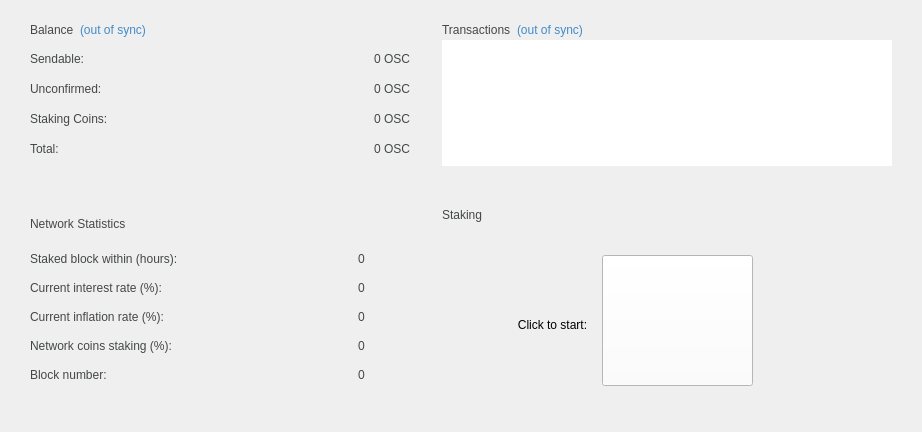
<?xml version="1.0" encoding="UTF-8"?>
<ui version="4.0">
 <class>OverviewPage</class>
 <widget class="QWidget" name="OverviewPage">
  <property name="geometry">
   <rect>
    <x>0</x>
    <y>0</y>
    <width>922</width>
    <height>432</height>
   </rect>
  </property>
  <property name="windowTitle">
   <string>Form</string>
  </property>
  <property name="windowOpacity">
   <double>1.000000000000000</double>
  </property>
  <property name="layoutDirection">
   <enum>Qt::LeftToRight</enum>
  </property>
  <property name="autoFillBackground">
   <bool>false</bool>
  </property>
  <layout class="QGridLayout" name="gridLayout">
   <property name="leftMargin">
    <number>0</number>
   </property>
   <property name="topMargin">
    <number>0</number>
   </property>
   <property name="rightMargin">
    <number>0</number>
   </property>
   <property name="bottomMargin">
    <number>0</number>
   </property>
   <property name="spacing">
    <number>0</number>
   </property>
   <item row="0" column="0">
    <layout class="QFormLayout" name="formLayout_4">
     <property name="sizeConstraint">
      <enum>QLayout::SetDefaultConstraint</enum>
     </property>
     <property name="fieldGrowthPolicy">
      <enum>QFormLayout::AllNonFixedFieldsGrow</enum>
     </property>
     <property name="formAlignment">
      <set>Qt::AlignLeading|Qt::AlignLeft|Qt::AlignTop</set>
     </property>
     <property name="horizontalSpacing">
      <number>0</number>
     </property>
     <property name="verticalSpacing">
      <number>0</number>
     </property>
     <property name="leftMargin">
      <number>30</number>
     </property>
     <property name="topMargin">
      <number>20</number>
     </property>
     <property name="rightMargin">
      <number>10</number>
     </property>
     <property name="bottomMargin">
      <number>0</number>
     </property>
     <item row="0" column="0">
      <widget class="QFrame" name="frame">
       <property name="sizePolicy">
        <sizepolicy hsizetype="Preferred" vsizetype="Fixed">
         <horstretch>0</horstretch>
         <verstretch>0</verstretch>
        </sizepolicy>
       </property>
       <property name="minimumSize">
        <size>
         <width>0</width>
         <height>0</height>
        </size>
       </property>
       <property name="maximumSize">
        <size>
         <width>450</width>
         <height>185</height>
        </size>
       </property>
       <property name="layoutDirection">
        <enum>Qt::LeftToRight</enum>
       </property>
       <property name="frameShape">
        <enum>QFrame::NoFrame</enum>
       </property>
       <property name="frameShadow">
        <enum>QFrame::Raised</enum>
       </property>
       <layout class="QVBoxLayout" name="verticalLayout_4" stretch="0,0,0">
        <property name="spacing">
         <number>12</number>
        </property>
        <property name="leftMargin">
         <number>0</number>
        </property>
        <property name="topMargin">
         <number>0</number>
        </property>
        <property name="rightMargin">
         <number>0</number>
        </property>
        <property name="bottomMargin">
         <number>0</number>
        </property>
        <item>
         <layout class="QHBoxLayout" name="horizontalLayout_4">
          <property name="spacing">
           <number>6</number>
          </property>
          <property name="leftMargin">
           <number>0</number>
          </property>
          <property name="topMargin">
           <number>0</number>
          </property>
          <item>
           <widget class="QLabel" name="labelBalance">
            <property name="styleSheet">
             <string notr="true">QLabel {color: #444748}</string>
            </property>
            <property name="text">
             <string>Balance</string>
            </property>
           </widget>
          </item>
          <item>
           <widget class="QLabel" name="labelWalletStatus">
            <property name="toolTip">
             <string>The displayed information may be out of date. Your wallet automatically synchronizes with the OSCoin network after a connection is established, but this process has not completed yet.</string>
            </property>
            <property name="styleSheet">
             <string notr="true">QLabel { color: #418BCA; }</string>
            </property>
            <property name="text">
             <string notr="true">(out of sync)</string>
            </property>
           </widget>
          </item>
          <item>
           <spacer name="horizontalSpacer_2">
            <property name="orientation">
             <enum>Qt::Horizontal</enum>
            </property>
            <property name="sizeHint" stdset="0">
             <size>
              <width>40</width>
              <height>20</height>
             </size>
            </property>
           </spacer>
          </item>
         </layout>
        </item>
        <item>
         <layout class="QFormLayout" name="formLayout_2">
          <property name="sizeConstraint">
           <enum>QLayout::SetDefaultConstraint</enum>
          </property>
          <property name="fieldGrowthPolicy">
           <enum>QFormLayout::FieldsStayAtSizeHint</enum>
          </property>
          <property name="labelAlignment">
           <set>Qt::AlignLeading</set>
          </property>
          <property name="formAlignment">
           <set>Qt::AlignLeading|Qt::AlignLeft|Qt::AlignTop</set>
          </property>
          <property name="horizontalSpacing">
           <number>70</number>
          </property>
          <property name="verticalSpacing">
           <number>16</number>
          </property>
          <property name="leftMargin">
           <number>0</number>
          </property>
          <property name="topMargin">
           <number>0</number>
          </property>
          <property name="rightMargin">
           <number>0</number>
          </property>
          <item row="0" column="0">
           <widget class="QLabel" name="labelSpendableText">
            <property name="minimumSize">
             <size>
              <width>130</width>
              <height>0</height>
             </size>
            </property>
            <property name="toolTip">
             <string>Your current spendable balance</string>
            </property>
            <property name="layoutDirection">
             <enum>Qt::LeftToRight</enum>
            </property>
            <property name="styleSheet">
             <string notr="true">QLabel {color: #444748}</string>
            </property>
            <property name="text">
             <string>Sendable:</string>
            </property>
           </widget>
          </item>
          <item row="0" column="1">
           <widget class="QLabel" name="labelSpendable">
            <property name="sizePolicy">
             <sizepolicy hsizetype="Preferred" vsizetype="Preferred">
              <horstretch>0</horstretch>
              <verstretch>0</verstretch>
             </sizepolicy>
            </property>
            <property name="minimumSize">
             <size>
              <width>180</width>
              <height>0</height>
             </size>
            </property>
            <property name="maximumSize">
             <size>
              <width>180</width>
              <height>16777215</height>
             </size>
            </property>
            <property name="cursor">
             <cursorShape>IBeamCursor</cursorShape>
            </property>
            <property name="toolTip">
             <string/>
            </property>
            <property name="layoutDirection">
             <enum>Qt::LeftToRight</enum>
            </property>
            <property name="styleSheet">
             <string notr="true">QLabel {color: #444748}</string>
            </property>
            <property name="text">
             <string notr="true">0 OSC</string>
            </property>
            <property name="alignment">
             <set>Qt::AlignBottom|Qt::AlignRight|Qt::AlignTrailing</set>
            </property>
            <property name="textInteractionFlags">
             <set>Qt::LinksAccessibleByMouse|Qt::TextSelectableByKeyboard|Qt::TextSelectableByMouse</set>
            </property>
           </widget>
          </item>
          <item row="1" column="0">
           <widget class="QLabel" name="labelUnconfirmedText">
            <property name="sizePolicy">
             <sizepolicy hsizetype="Preferred" vsizetype="Preferred">
              <horstretch>0</horstretch>
              <verstretch>0</verstretch>
             </sizepolicy>
            </property>
            <property name="minimumSize">
             <size>
              <width>130</width>
              <height>0</height>
             </size>
            </property>
            <property name="maximumSize">
             <size>
              <width>16777215</width>
              <height>16777215</height>
             </size>
            </property>
            <property name="toolTip">
             <string>Total of transactions that have yet to be confirmed, and do not yet count toward the current balance</string>
            </property>
            <property name="styleSheet">
             <string notr="true">QLabel {color: #444748}</string>
            </property>
            <property name="text">
             <string>Unconfirmed:</string>
            </property>
           </widget>
          </item>
          <item row="1" column="1">
           <widget class="QLabel" name="labelUnconfirmed">
            <property name="minimumSize">
             <size>
              <width>180</width>
              <height>0</height>
             </size>
            </property>
            <property name="maximumSize">
             <size>
              <width>180</width>
              <height>16777215</height>
             </size>
            </property>
            <property name="cursor">
             <cursorShape>IBeamCursor</cursorShape>
            </property>
            <property name="toolTip">
             <string/>
            </property>
            <property name="layoutDirection">
             <enum>Qt::LeftToRight</enum>
            </property>
            <property name="styleSheet">
             <string notr="true">QLabel {color: #444748}</string>
            </property>
            <property name="text">
             <string notr="true">0 OSC</string>
            </property>
            <property name="alignment">
             <set>Qt::AlignBottom|Qt::AlignRight|Qt::AlignTrailing</set>
            </property>
            <property name="textInteractionFlags">
             <set>Qt::LinksAccessibleByMouse|Qt::TextSelectableByKeyboard|Qt::TextSelectableByMouse</set>
            </property>
           </widget>
          </item>
          <item row="2" column="0">
           <widget class="QLabel" name="labelStakeText">
            <property name="sizePolicy">
             <sizepolicy hsizetype="Preferred" vsizetype="Preferred">
              <horstretch>0</horstretch>
              <verstretch>0</verstretch>
             </sizepolicy>
            </property>
            <property name="minimumSize">
             <size>
              <width>130</width>
              <height>0</height>
             </size>
            </property>
            <property name="maximumSize">
             <size>
              <width>16777215</width>
              <height>16777215</height>
             </size>
            </property>
            <property name="toolTip">
             <string>Total of transactions that have yet to be confirmed, and do not yet count toward the current balance</string>
            </property>
            <property name="styleSheet">
             <string notr="true">QLabel {color: #444748}</string>
            </property>
            <property name="text">
             <string>Staking Coins:</string>
            </property>
           </widget>
          </item>
          <item row="2" column="1">
           <widget class="QLabel" name="labelStake">
            <property name="minimumSize">
             <size>
              <width>180</width>
              <height>0</height>
             </size>
            </property>
            <property name="maximumSize">
             <size>
              <width>180</width>
              <height>16777215</height>
             </size>
            </property>
            <property name="cursor">
             <cursorShape>IBeamCursor</cursorShape>
            </property>
            <property name="toolTip">
             <string/>
            </property>
            <property name="layoutDirection">
             <enum>Qt::LeftToRight</enum>
            </property>
            <property name="styleSheet">
             <string notr="true">QLabel {color: #444748}</string>
            </property>
            <property name="text">
             <string notr="true">0 OSC</string>
            </property>
            <property name="alignment">
             <set>Qt::AlignBottom|Qt::AlignRight|Qt::AlignTrailing</set>
            </property>
            <property name="textInteractionFlags">
             <set>Qt::LinksAccessibleByMouse|Qt::TextSelectableByKeyboard|Qt::TextSelectableByMouse</set>
            </property>
           </widget>
          </item>
          <item row="3" column="0">
           <widget class="QLabel" name="labelTotalText">
            <property name="minimumSize">
             <size>
              <width>130</width>
              <height>0</height>
             </size>
            </property>
            <property name="toolTip">
             <string>Your current total balance</string>
            </property>
            <property name="styleSheet">
             <string notr="true">QLabel {color: #444748}</string>
            </property>
            <property name="text">
             <string>Total:</string>
            </property>
           </widget>
          </item>
          <item row="3" column="1">
           <widget class="QLabel" name="labelTotal">
            <property name="minimumSize">
             <size>
              <width>180</width>
              <height>0</height>
             </size>
            </property>
            <property name="maximumSize">
             <size>
              <width>180</width>
              <height>16777215</height>
             </size>
            </property>
            <property name="cursor">
             <cursorShape>IBeamCursor</cursorShape>
            </property>
            <property name="toolTip">
             <string/>
            </property>
            <property name="layoutDirection">
             <enum>Qt::LeftToRight</enum>
            </property>
            <property name="styleSheet">
             <string notr="true">QLabel {color: #444748}</string>
            </property>
            <property name="text">
             <string notr="true">0 OSC</string>
            </property>
            <property name="alignment">
             <set>Qt::AlignBottom|Qt::AlignRight|Qt::AlignTrailing</set>
            </property>
            <property name="textInteractionFlags">
             <set>Qt::LinksAccessibleByMouse|Qt::TextSelectableByKeyboard|Qt::TextSelectableByMouse</set>
            </property>
           </widget>
          </item>
         </layout>
        </item>
        <item>
         <spacer name="verticalSpacer">
          <property name="orientation">
           <enum>Qt::Vertical</enum>
          </property>
          <property name="sizeHint" stdset="0">
           <size>
            <width>20</width>
            <height>40</height>
           </size>
          </property>
         </spacer>
        </item>
       </layout>
      </widget>
     </item>
    </layout>
   </item>
   <item row="1" column="0">
    <layout class="QFormLayout" name="formLayout_6">
     <property name="fieldGrowthPolicy">
      <enum>QFormLayout::AllNonFixedFieldsGrow</enum>
     </property>
     <property name="formAlignment">
      <set>Qt::AlignLeading|Qt::AlignLeft|Qt::AlignTop</set>
     </property>
     <property name="horizontalSpacing">
      <number>0</number>
     </property>
     <property name="verticalSpacing">
      <number>0</number>
     </property>
     <property name="leftMargin">
      <number>30</number>
     </property>
     <property name="topMargin">
      <number>0</number>
     </property>
     <item row="0" column="1">
      <widget class="QFrame" name="frame_4">
       <property name="sizePolicy">
        <sizepolicy hsizetype="Preferred" vsizetype="MinimumExpanding">
         <horstretch>0</horstretch>
         <verstretch>0</verstretch>
        </sizepolicy>
       </property>
       <property name="minimumSize">
        <size>
         <width>0</width>
         <height>0</height>
        </size>
       </property>
       <property name="maximumSize">
        <size>
         <width>400</width>
         <height>319</height>
        </size>
       </property>
       <property name="layoutDirection">
        <enum>Qt::LeftToRight</enum>
       </property>
       <property name="frameShape">
        <enum>QFrame::NoFrame</enum>
       </property>
       <property name="frameShadow">
        <enum>QFrame::Raised</enum>
       </property>
       <layout class="QVBoxLayout" name="verticalLayout_5" stretch="0">
        <property name="spacing">
         <number>12</number>
        </property>
        <property name="leftMargin">
         <number>0</number>
        </property>
        <property name="topMargin">
         <number>0</number>
        </property>
        <property name="rightMargin">
         <number>0</number>
        </property>
        <property name="bottomMargin">
         <number>0</number>
        </property>
        <item>
         <layout class="QHBoxLayout" name="horizontalLayout_5">
          <property name="spacing">
           <number>6</number>
          </property>
          <property name="leftMargin">
           <number>0</number>
          </property>
          <property name="topMargin">
           <number>0</number>
          </property>
          <item>
           <widget class="QLabel" name="labelNetwork">
            <property name="styleSheet">
             <string notr="true">QLabel {color: #444748}</string>
            </property>
            <property name="text">
             <string>Network Statistics</string>
            </property>
           </widget>
          </item>
          <item>
           <spacer name="horizontalSpacer_3">
            <property name="orientation">
             <enum>Qt::Horizontal</enum>
            </property>
            <property name="sizeHint" stdset="0">
             <size>
              <width>40</width>
              <height>20</height>
             </size>
            </property>
           </spacer>
          </item>
         </layout>
        </item>
       </layout>
      </widget>
     </item>
     <item row="2" column="1">
      <spacer name="verticalSpacer_4">
       <property name="orientation">
        <enum>Qt::Vertical</enum>
       </property>
       <property name="sizeHint" stdset="0">
        <size>
         <width>20</width>
         <height>40</height>
        </size>
       </property>
      </spacer>
     </item>
     <item row="1" column="1">
      <layout class="QFormLayout" name="formLayout_3">
       <property name="sizeConstraint">
        <enum>QLayout::SetDefaultConstraint</enum>
       </property>
       <property name="fieldGrowthPolicy">
        <enum>QFormLayout::FieldsStayAtSizeHint</enum>
       </property>
       <property name="labelAlignment">
        <set>Qt::AlignLeading</set>
       </property>
       <property name="formAlignment">
        <set>Qt::AlignLeading|Qt::AlignLeft|Qt::AlignTop</set>
       </property>
       <property name="horizontalSpacing">
        <number>90</number>
       </property>
       <property name="verticalSpacing">
        <number>15</number>
       </property>
       <property name="leftMargin">
        <number>0</number>
       </property>
       <property name="topMargin">
        <number>10</number>
       </property>
       <property name="rightMargin">
        <number>0</number>
       </property>
       <property name="bottomMargin">
        <number>10</number>
       </property>
       <item row="0" column="0">
        <widget class="QLabel" name="stakeRateText">
         <property name="minimumSize">
          <size>
           <width>130</width>
           <height>0</height>
          </size>
         </property>
         <property name="layoutDirection">
          <enum>Qt::LeftToRight</enum>
         </property>
         <property name="styleSheet">
          <string notr="true">QLabel {color: #444748}</string>
         </property>
         <property name="text">
          <string>Staked block within (hours):</string>
         </property>
        </widget>
       </item>
       <item row="0" column="1">
        <widget class="QLabel" name="stakeRate">
         <property name="sizePolicy">
          <sizepolicy hsizetype="Preferred" vsizetype="Preferred">
           <horstretch>0</horstretch>
           <verstretch>0</verstretch>
          </sizepolicy>
         </property>
         <property name="minimumSize">
          <size>
           <width>100</width>
           <height>0</height>
          </size>
         </property>
         <property name="maximumSize">
          <size>
           <width>100</width>
           <height>16777215</height>
          </size>
         </property>
         <property name="cursor">
          <cursorShape>IBeamCursor</cursorShape>
         </property>
         <property name="toolTip">
          <string/>
         </property>
         <property name="layoutDirection">
          <enum>Qt::LeftToRight</enum>
         </property>
         <property name="styleSheet">
          <string notr="true">QLabel {color: #444748}</string>
         </property>
         <property name="text">
          <string notr="true">0 </string>
         </property>
         <property name="alignment">
          <set>Qt::AlignBottom|Qt::AlignRight|Qt::AlignTrailing</set>
         </property>
         <property name="textInteractionFlags">
          <set>Qt::LinksAccessibleByMouse|Qt::TextSelectableByKeyboard|Qt::TextSelectableByMouse</set>
         </property>
        </widget>
       </item>
       <item row="1" column="0">
        <widget class="QLabel" name="interestRateText">
         <property name="minimumSize">
          <size>
           <width>130</width>
           <height>0</height>
          </size>
         </property>
         <property name="layoutDirection">
          <enum>Qt::LeftToRight</enum>
         </property>
         <property name="styleSheet">
          <string notr="true">QLabel {color: #444748}</string>
         </property>
         <property name="text">
          <string>Current interest rate (%):</string>
         </property>
        </widget>
       </item>
       <item row="1" column="1">
        <widget class="QLabel" name="interestRate">
         <property name="minimumSize">
          <size>
           <width>100</width>
           <height>0</height>
          </size>
         </property>
         <property name="maximumSize">
          <size>
           <width>100</width>
           <height>16777215</height>
          </size>
         </property>
         <property name="cursor">
          <cursorShape>IBeamCursor</cursorShape>
         </property>
         <property name="toolTip">
          <string/>
         </property>
         <property name="layoutDirection">
          <enum>Qt::LeftToRight</enum>
         </property>
         <property name="styleSheet">
          <string notr="true">QLabel {color: #444748}</string>
         </property>
         <property name="text">
          <string notr="true">0 </string>
         </property>
         <property name="alignment">
          <set>Qt::AlignBottom|Qt::AlignRight|Qt::AlignTrailing</set>
         </property>
         <property name="textInteractionFlags">
          <set>Qt::LinksAccessibleByMouse|Qt::TextSelectableByKeyboard|Qt::TextSelectableByMouse</set>
         </property>
        </widget>
       </item>
       <item row="2" column="0">
        <widget class="QLabel" name="inflationRateText">
         <property name="sizePolicy">
          <sizepolicy hsizetype="Preferred" vsizetype="Preferred">
           <horstretch>0</horstretch>
           <verstretch>0</verstretch>
          </sizepolicy>
         </property>
         <property name="minimumSize">
          <size>
           <width>130</width>
           <height>0</height>
          </size>
         </property>
         <property name="maximumSize">
          <size>
           <width>16777215</width>
           <height>16777215</height>
          </size>
         </property>
         <property name="styleSheet">
          <string notr="true">QLabel {color: #444748}</string>
         </property>
         <property name="text">
          <string>Current inflation rate (%):</string>
         </property>
        </widget>
       </item>
       <item row="2" column="1">
        <widget class="QLabel" name="inflationRate">
         <property name="minimumSize">
          <size>
           <width>100</width>
           <height>0</height>
          </size>
         </property>
         <property name="maximumSize">
          <size>
           <width>100</width>
           <height>16777215</height>
          </size>
         </property>
         <property name="cursor">
          <cursorShape>IBeamCursor</cursorShape>
         </property>
         <property name="toolTip">
          <string/>
         </property>
         <property name="layoutDirection">
          <enum>Qt::LeftToRight</enum>
         </property>
         <property name="styleSheet">
          <string notr="true">QLabel {color: #444748}</string>
         </property>
         <property name="text">
          <string notr="true">0 </string>
         </property>
         <property name="alignment">
          <set>Qt::AlignBottom|Qt::AlignRight|Qt::AlignTrailing</set>
         </property>
         <property name="textInteractionFlags">
          <set>Qt::LinksAccessibleByMouse|Qt::TextSelectableByKeyboard|Qt::TextSelectableByMouse</set>
         </property>
        </widget>
       </item>
       <item row="3" column="0">
        <widget class="QLabel" name="netstakeweightText">
         <property name="sizePolicy">
          <sizepolicy hsizetype="Preferred" vsizetype="Preferred">
           <horstretch>0</horstretch>
           <verstretch>0</verstretch>
          </sizepolicy>
         </property>
         <property name="minimumSize">
          <size>
           <width>130</width>
           <height>0</height>
          </size>
         </property>
         <property name="maximumSize">
          <size>
           <width>16777215</width>
           <height>16777215</height>
          </size>
         </property>
         <property name="styleSheet">
          <string notr="true">QLabel {color: #444748}</string>
         </property>
         <property name="text">
          <string>Network coins staking (%):</string>
         </property>
        </widget>
       </item>
       <item row="3" column="1">
        <widget class="QLabel" name="netstakeweight">
         <property name="minimumSize">
          <size>
           <width>100</width>
           <height>0</height>
          </size>
         </property>
         <property name="maximumSize">
          <size>
           <width>100</width>
           <height>16777215</height>
          </size>
         </property>
         <property name="cursor">
          <cursorShape>IBeamCursor</cursorShape>
         </property>
         <property name="toolTip">
          <string/>
         </property>
         <property name="layoutDirection">
          <enum>Qt::LeftToRight</enum>
         </property>
         <property name="styleSheet">
          <string notr="true">QLabel {color: #444748}</string>
         </property>
         <property name="text">
          <string notr="true">0 </string>
         </property>
         <property name="alignment">
          <set>Qt::AlignBottom|Qt::AlignRight|Qt::AlignTrailing</set>
         </property>
         <property name="textInteractionFlags">
          <set>Qt::LinksAccessibleByMouse|Qt::TextSelectableByKeyboard|Qt::TextSelectableByMouse</set>
         </property>
        </widget>
       </item>
       <item row="4" column="0">
        <widget class="QLabel" name="blocknumberText">
         <property name="minimumSize">
          <size>
           <width>130</width>
           <height>0</height>
          </size>
         </property>
         <property name="styleSheet">
          <string notr="true">QLabel {color: #444748}</string>
         </property>
         <property name="text">
          <string>Block number:</string>
         </property>
        </widget>
       </item>
       <item row="4" column="1">
        <widget class="QLabel" name="blocknumber">
         <property name="minimumSize">
          <size>
           <width>100</width>
           <height>0</height>
          </size>
         </property>
         <property name="maximumSize">
          <size>
           <width>100</width>
           <height>16777215</height>
          </size>
         </property>
         <property name="cursor">
          <cursorShape>IBeamCursor</cursorShape>
         </property>
         <property name="toolTip">
          <string/>
         </property>
         <property name="layoutDirection">
          <enum>Qt::LeftToRight</enum>
         </property>
         <property name="styleSheet">
          <string notr="true">QLabel {color: #444748}</string>
         </property>
         <property name="text">
          <string notr="true">0 </string>
         </property>
         <property name="alignment">
          <set>Qt::AlignBottom|Qt::AlignRight|Qt::AlignTrailing</set>
         </property>
         <property name="textInteractionFlags">
          <set>Qt::LinksAccessibleByMouse|Qt::TextSelectableByKeyboard|Qt::TextSelectableByMouse</set>
         </property>
        </widget>
       </item>
      </layout>
     </item>
    </layout>
   </item>
   <item row="2" column="0" colspan="2">
    <layout class="QHBoxLayout" name="horizontalLayout">
     <property name="spacing">
      <number>0</number>
     </property>
     <property name="sizeConstraint">
      <enum>QLayout::SetDefaultConstraint</enum>
     </property>
     <property name="leftMargin">
      <number>0</number>
     </property>
     <property name="topMargin">
      <number>0</number>
     </property>
     <property name="rightMargin">
      <number>0</number>
     </property>
     <property name="bottomMargin">
      <number>0</number>
     </property>
    </layout>
   </item>
   <item row="0" column="1">
    <layout class="QGridLayout" name="gridLayout_3">
     <property name="leftMargin">
      <number>20</number>
     </property>
     <property name="topMargin">
      <number>20</number>
     </property>
     <property name="rightMargin">
      <number>10</number>
     </property>
     <property name="bottomMargin">
      <number>0</number>
     </property>
     <property name="spacing">
      <number>0</number>
     </property>
     <item row="0" column="0" alignment="Qt::AlignLeft|Qt::AlignTop">
      <widget class="QFrame" name="frame_2">
       <property name="sizePolicy">
        <sizepolicy hsizetype="Fixed" vsizetype="Fixed">
         <horstretch>0</horstretch>
         <verstretch>0</verstretch>
        </sizepolicy>
       </property>
       <property name="minimumSize">
        <size>
         <width>470</width>
         <height>185</height>
        </size>
       </property>
       <property name="maximumSize">
        <size>
         <width>470</width>
         <height>185</height>
        </size>
       </property>
       <property name="frameShape">
        <enum>QFrame::NoFrame</enum>
       </property>
       <property name="frameShadow">
        <enum>QFrame::Raised</enum>
       </property>
       <layout class="QVBoxLayout" name="verticalLayout">
        <property name="spacing">
         <number>0</number>
        </property>
        <property name="leftMargin">
         <number>0</number>
        </property>
        <property name="topMargin">
         <number>0</number>
        </property>
        <property name="rightMargin">
         <number>0</number>
        </property>
        <property name="bottomMargin">
         <number>0</number>
        </property>
        <item>
         <layout class="QHBoxLayout" name="horizontalLayout_2">
          <property name="spacing">
           <number>6</number>
          </property>
          <property name="leftMargin">
           <number>0</number>
          </property>
          <property name="topMargin">
           <number>0</number>
          </property>
          <property name="bottomMargin">
           <number>0</number>
          </property>
          <item>
           <widget class="QLabel" name="labelTransactions">
            <property name="styleSheet">
             <string notr="true">QLabel {color: #444748}</string>
            </property>
            <property name="text">
             <string>Transactions</string>
            </property>
           </widget>
          </item>
          <item>
           <widget class="QLabel" name="labelTransactionsStatus">
            <property name="toolTip">
             <string>The displayed information may be out of date. Your wallet automatically synchronizes with the OSCoin network after a connection is established, but this process has not completed yet.</string>
            </property>
            <property name="styleSheet">
             <string notr="true">QLabel { color: #418BCA; }</string>
            </property>
            <property name="text">
             <string notr="true">(out of sync)</string>
            </property>
           </widget>
          </item>
          <item>
           <spacer name="horizontalSpacer">
            <property name="orientation">
             <enum>Qt::Horizontal</enum>
            </property>
            <property name="sizeHint" stdset="0">
             <size>
              <width>40</width>
              <height>20</height>
             </size>
            </property>
           </spacer>
          </item>
         </layout>
        </item>
        <item>
         <widget class="QListView" name="listTransactions">
          <property name="sizePolicy">
           <sizepolicy hsizetype="Preferred" vsizetype="Preferred">
            <horstretch>0</horstretch>
            <verstretch>0</verstretch>
           </sizepolicy>
          </property>
          <property name="minimumSize">
           <size>
            <width>450</width>
            <height>126</height>
           </size>
          </property>
          <property name="maximumSize">
           <size>
            <width>450</width>
            <height>126</height>
           </size>
          </property>
          <property name="cursor" stdset="0">
           <cursorShape>PointingHandCursor</cursorShape>
          </property>
          <property name="layoutDirection">
           <enum>Qt::LeftToRight</enum>
          </property>
          <property name="frameShape">
           <enum>QFrame::NoFrame</enum>
          </property>
          <property name="verticalScrollBarPolicy">
           <enum>Qt::ScrollBarAlwaysOff</enum>
          </property>
          <property name="horizontalScrollBarPolicy">
           <enum>Qt::ScrollBarAlwaysOff</enum>
          </property>
          <property name="autoScroll">
           <bool>false</bool>
          </property>
          <property name="autoScrollMargin">
           <number>16</number>
          </property>
          <property name="selectionMode">
           <enum>QAbstractItemView::NoSelection</enum>
          </property>
          <property name="resizeMode">
           <enum>QListView::Fixed</enum>
          </property>
         </widget>
        </item>
        <item>
         <spacer name="verticalSpacer_3">
          <property name="orientation">
           <enum>Qt::Vertical</enum>
          </property>
          <property name="sizeHint" stdset="0">
           <size>
            <width>20</width>
            <height>40</height>
           </size>
          </property>
         </spacer>
        </item>
       </layout>
      </widget>
     </item>
    </layout>
   </item>
   <item row="1" column="1">
    <layout class="QGridLayout" name="gridLayout_4">
     <property name="leftMargin">
      <number>20</number>
     </property>
     <property name="topMargin">
      <number>0</number>
     </property>
     <property name="rightMargin">
      <number>10</number>
     </property>
     <property name="spacing">
      <number>0</number>
     </property>
     <item row="0" column="0" alignment="Qt::AlignLeft|Qt::AlignTop">
      <widget class="QFrame" name="frame_5">
       <property name="sizePolicy">
        <sizepolicy hsizetype="Preferred" vsizetype="Fixed">
         <horstretch>0</horstretch>
         <verstretch>0</verstretch>
        </sizepolicy>
       </property>
       <property name="minimumSize">
        <size>
         <width>470</width>
         <height>0</height>
        </size>
       </property>
       <property name="maximumSize">
        <size>
         <width>470</width>
         <height>319</height>
        </size>
       </property>
       <property name="layoutDirection">
        <enum>Qt::LeftToRight</enum>
       </property>
       <property name="frameShape">
        <enum>QFrame::NoFrame</enum>
       </property>
       <property name="frameShadow">
        <enum>QFrame::Raised</enum>
       </property>
       <layout class="QVBoxLayout" name="verticalLayout_7" stretch="0">
        <property name="spacing">
         <number>12</number>
        </property>
        <property name="leftMargin">
         <number>0</number>
        </property>
        <property name="topMargin">
         <number>0</number>
        </property>
        <property name="rightMargin">
         <number>0</number>
        </property>
        <property name="bottomMargin">
         <number>0</number>
        </property>
        <item>
         <layout class="QHBoxLayout" name="horizontalLayout_6" stretch="0,0">
          <property name="spacing">
           <number>6</number>
          </property>
          <property name="leftMargin">
           <number>0</number>
          </property>
          <property name="topMargin">
           <number>0</number>
          </property>
          <item>
           <widget class="QLabel" name="labelValue">
            <property name="styleSheet">
             <string notr="true">QLabel {color: #444748}</string>
            </property>
            <property name="text">
             <string>Staking</string>
            </property>
           </widget>
          </item>
          <item>
           <spacer name="horizontalSpacer_4">
            <property name="orientation">
             <enum>Qt::Horizontal</enum>
            </property>
            <property name="sizeHint" stdset="0">
             <size>
              <width>40</width>
              <height>20</height>
             </size>
            </property>
           </spacer>
          </item>
         </layout>
        </item>
       </layout>
      </widget>
     </item>
     <item row="5" column="0">
      <spacer name="verticalSpacer_2">
       <property name="orientation">
        <enum>Qt::Vertical</enum>
       </property>
       <property name="sizeHint" stdset="0">
        <size>
         <width>20</width>
         <height>40</height>
        </size>
       </property>
      </spacer>
     </item>
     <item row="4" column="0">
      <widget class="QFrame" name="frame_6">
       <property name="minimumSize">
        <size>
         <width>470</width>
         <height>200</height>
        </size>
       </property>
       <property name="maximumSize">
        <size>
         <width>470</width>
         <height>16777215</height>
        </size>
       </property>
       <property name="frameShape">
        <enum>QFrame::NoFrame</enum>
       </property>
       <property name="frameShadow">
        <enum>QFrame::Raised</enum>
       </property>
       <property name="lineWidth">
        <number>0</number>
       </property>
       <widget class="QPushButton" name="stakeButton">
        <property name="geometry">
         <rect>
          <x>160</x>
          <y>30</y>
          <width>151</width>
          <height>131</height>
         </rect>
        </property>
        <property name="toolTip">
         <string>&lt;html&gt;&lt;head/&gt;&lt;body&gt;&lt;p&gt;Click to start/stop staking&lt;/p&gt;&lt;/body&gt;&lt;/html&gt;</string>
        </property>
        <property name="styleSheet">
         <string notr="true">QPushButton { background: white;}</string>
        </property>
        <property name="text">
         <string/>
        </property>
        <property name="icon">
         <iconset resource="../bitcoin.qrc">
          <normaloff>:/icons/stakingoff</normaloff>
          <normalon>:/icons/stakingon</normalon>:/icons/stakingoff</iconset>
        </property>
        <property name="iconSize">
         <size>
          <width>100</width>
          <height>100</height>
         </size>
        </property>
       </widget>
       <widget class="QLabel" name="stakingLabel">
        <property name="geometry">
         <rect>
          <x>60</x>
          <y>90</y>
          <width>101</width>
          <height>21</height>
         </rect>
        </property>
        <property name="text">
         <string>&lt;html&gt;&lt;head/&gt;&lt;body&gt;&lt;p&gt;Click to start:&lt;/p&gt;&lt;/body&gt;&lt;/html&gt;</string>
        </property>
        <property name="alignment">
         <set>Qt::AlignCenter</set>
        </property>
       </widget>
      </widget>
     </item>
    </layout>
   </item>
  </layout>
 </widget>
 <resources>
  <include location="../bitcoin.qrc"/>
 </resources>
 <connections/>
</ui>
